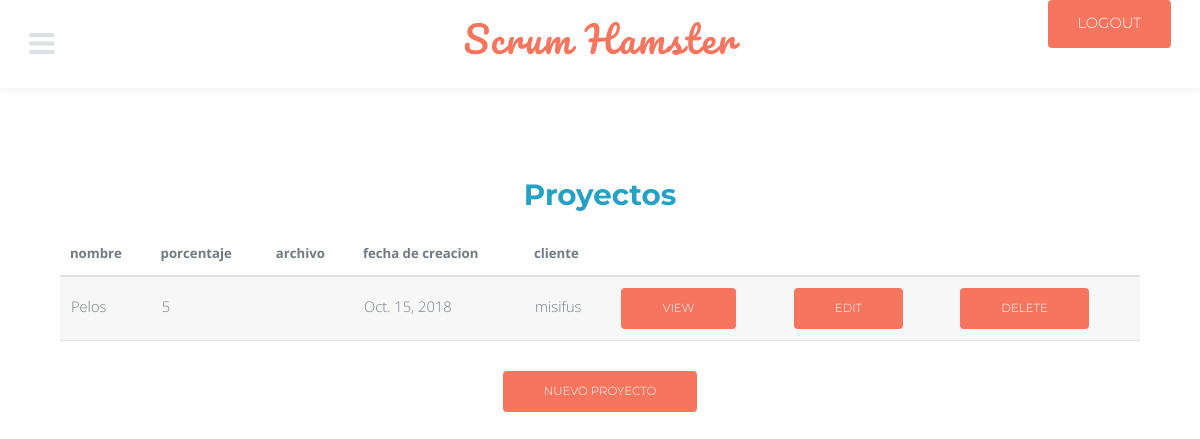
The app's page /list_project (signed in), older data.
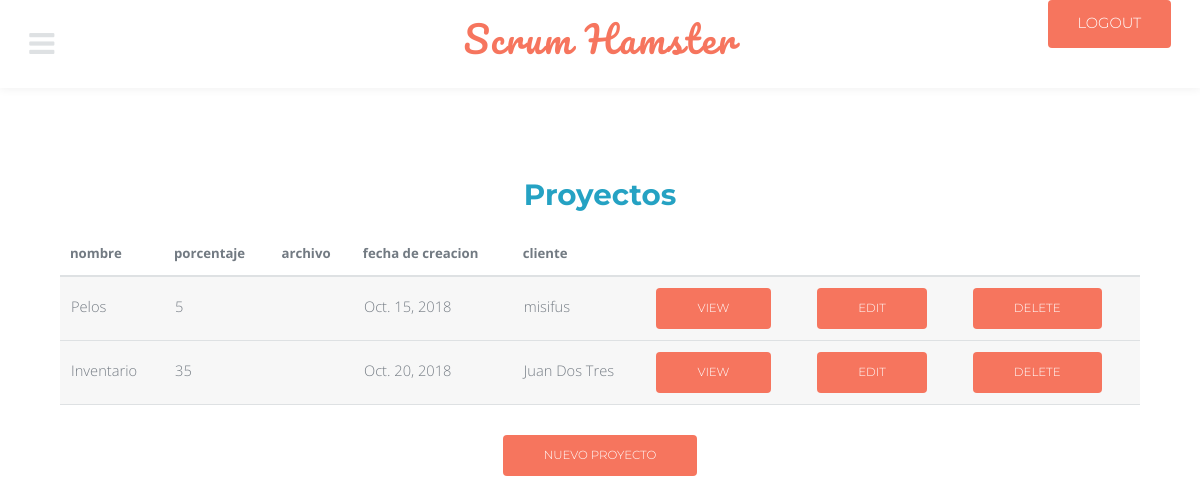
The same page, newer data.
### modules/models.py (models this page shows, shortened)
class project(models.Model):
    name = models.CharField(max_length = 75)
    percent = models.PositiveSmallIntegerField()
    created_at = models.DateField(auto_now_add = True)
    file = models.URLField(blank = True)
    client_id = models.ForeignKey(client, on_delete = models.CASCADE)

class client(models.Model):
    name = models.CharField(max_length = 75)
    telephone = models.CharField(max_length = 25)
    email = models.EmailField()
    address = models.CharField(max_length = 150)
    def __str__(self):
        return '%s' % (self.name)

### modules/views.py (the view)
# urls.py: path('list_project', list_project, name = 'list_project'),
@login_required
def list_project(request):
	data = project.objects.all()
	return render(request, 'project/project_list.html', {'data': data})

### modules/templates/project/project_list.html
{% extends 'base.html' %}
{% block cont %}
<h1>Proyectos</h1>
<table border="10">
<thead>
<div>
	<th>nombre</th>
	<th>porcentaje</th>
	<th>archivo</th>
	<th>fecha de creacion</th>
	<th>cliente</th>
 </div>
</thead>
{% for i in data %}
<tbody>
		<td>{{ i.name }}</td>
		<td>{{ i.percent }}</td>
		<td>{{ i.file }}</td>
		<td>{{ i.created_at }}</td>
		<td>{{ i.client_id }}</td>
		<td>
			<a href="{% url 'view_project' i.id %}" class="button small">View</a>
		</td>
		<td>
			<a href="{% url 'update_project' i.id %}" class="button small">Edit</a>
		</td>
		<td>
			<a href="{% url 'delete_project' i.id %}"class="button small">Delete</a>
		</td>
{% endfor %}
</tbody>
</table>
<a href="{% url 'create_project' %}" class="button small">Nuevo Proyecto</a>
{% endblock %}

Row changes from the older to the newer data that the page shows:
added project: name "Inventario", percent "35", created_at "Oct. 20, 2018", client_id "Juan Dos Tres"
